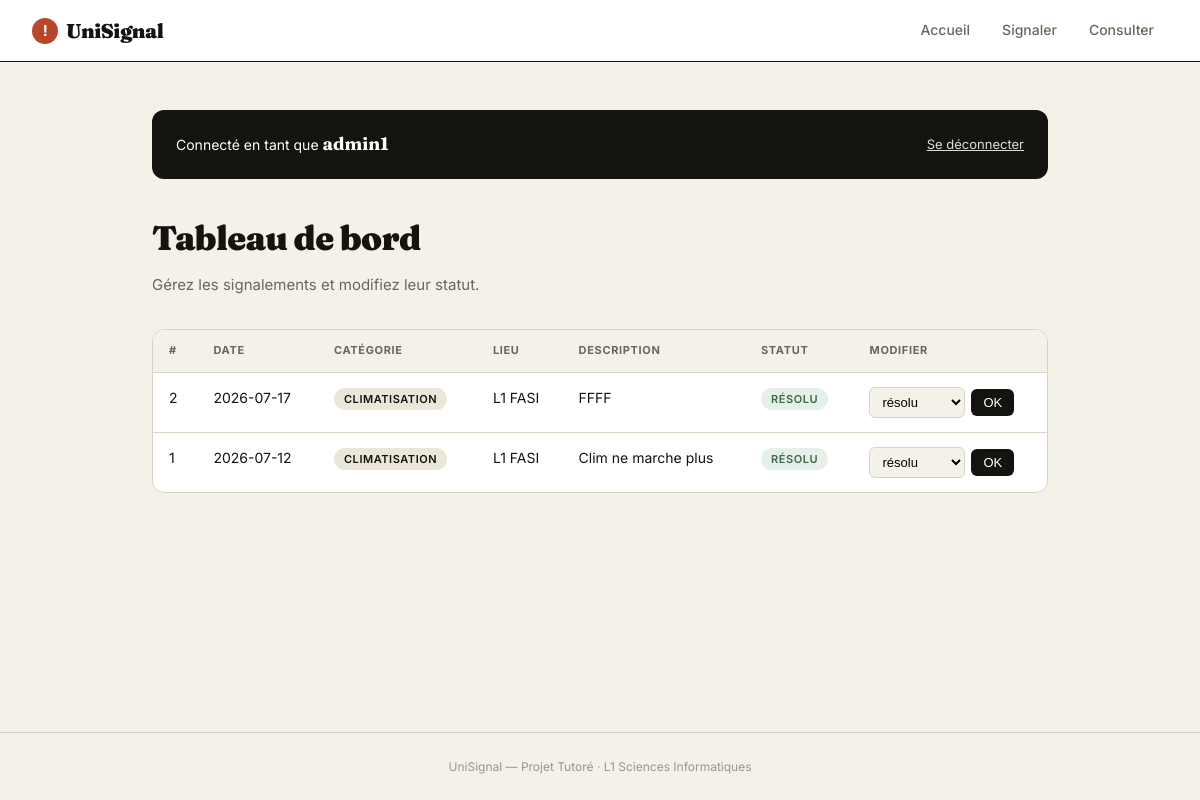
Screenshot of /admin/dashboard (signed in) with the database file from the repository.
### tables this page shows
CREATE TABLE signalements (
                id                INTEGER PRIMARY KEY AUTOINCREMENT,
                categorie         TEXT NOT NULL,
                description       TEXT NOT NULL,
                lieu              TEXT NOT NULL,
                solution_proposee TEXT,
                statut            TEXT DEFAULT 'en attente',
                date_creation     DATETIME DEFAULT CURRENT_TIMESTAMP
            );

### app.py (the view)
@app.route("/admin/dashboard")
def admin_dashboard():
    if not session.get("connecte"):
        return redirect(url_for("admin_connexion"))
    with get_db() as conn:
        signalements = conn.execute(
            "SELECT * FROM signalements ORDER BY date_creation DESC"
        ).fetchall()
    return render_template(
        "admin/dashboard.html",
        nom=session.get("admin_nom"),
        signalements=signalements,
    )

### database.py (called while the page is built)
def get_db():
    conn = sqlite3.connect(DB_PATH)
    conn.row_factory = sqlite3.Row
    return conn

### templates/admin/dashboard.html (shortened to what this page needs)
{% extends "base.html" %}
{% block content %}
<div class="bandeau-admin">
    <span class="bienvenue">Connecté en tant que <strong>{{ nom }}</strong></span>
    <a href="{{ url_for('admin_deconnexion') }}">Se déconnecter</a>
</div>
<h1 class="page-titre">Tableau de bord</h1>
<p class="page-soustitre">Gérez les signalements et modifiez leur statut.</p>
{% if signalements %}
<div class="tableau-conteneur">
    <table>
        <thead>
            <tr>
                <th>#</th>
                <th>Date</th>
                <th>Catégorie</th>
                <th>Lieu</th>
                <th>Description</th>
                <th>Statut</th>
                <th>Modifier</th>
            </tr>
        </thead>
        <tbody>
            {% for s in signalements %}
            <tr>
                <td>{{ s.id }}</td>
                <td>{{ s.date_creation[:10] }}</td>
                <td><span class="badge badge-cat">{{ s.categorie }}</span></td>
                <td>{{ s.lieu }}</td>
                <td>{{ s.description }}</td>
                <td><span class="badge statut-{{ s.statut | replace(' ', '-') | replace('é', 'e') }}">{{ s.statut }}</span></td>
                <td>
                    <form class="form-statut" method="POST" action="{{ url_for('admin_statut') }}">
                        <select name="statut">
                            <option value="résolu" {% if s.statut == 'résolu' %}selected{% endif %}>résolu</option>
                        </select>
                        <button type="submit">OK</button>
                    </form>
                </td>
            </tr>
            {% endfor %}
        </tbody>
    </table>
</div>
{% else %}
<div class="vide">
    <div class="icone">📋</div>
    <p>Aucun signalement à traiter pour l'instant.</p>
</div>
{% endif %}
{% endblock %}

### templates/base.html (shortened to what this page needs)
<!DOCTYPE html>
<html lang="fr">
<head>
    <link rel="stylesheet" href="{{ url_for('static', filename='css/style.css') }}">
</head>
<body>
    <nav class="nav">
        <a href="{{ url_for('landing') }}" class="nav-marque">
            <span class="pastille">!</span> UniSignal
        </a>
        <div class="nav-liens">
            <a href="{{ url_for('landing') }}">Accueil</a>
            <a href="{{ url_for('signaler') }}">Signaler</a>
            <a href="{{ url_for('liste') }}">Consulter</a>
        </div>
    </nav>
    <main class="contenu">
        {% block content %}{% endblock %}
    </main>
    <footer class="pied">
        UniSignal — Projet Tutoré · L1 Sciences Informatiques
    </footer>
</body>
</html>

### static/css/style.css (style rules this page uses)
:root { --encre: #14130F; --papier: #F4F1E9; --papier-2: #EAE6DA; --carte: #FFFFFF; --bordure: #D9D3C4; --brique: #B7472A; --brique-clair: #F3E4DF; --vert: #3B6B4A; --vert-clair: #E6F0E8; --ambre: #B8832B; --ambre-clair: #F7EBD6; --gris: #6B6659; --gris-clair: #9C9686; }
* { margin: 0; padding: 0; box-sizing: border-box; }
body { font-family: 'Inter', sans-serif; background: var(--papier); color: var(--encre); line-height: 1.6; min-height: 100vh; display: flex; flex-direction: column; }
.nav { background: var(--carte); border-bottom: 1.5px solid var(--encre); padding: 0 2rem; height: 62px; display: flex; align-items: center; gap: 2rem; position: sticky; top: 0; z-index: 50; }
.nav-marque { font-family: 'Fraunces', serif; font-weight: 900; font-size: 20px; letter-spacing: -0.02em; text-decoration: none; color: var(--encre); display: flex; align-items: center; gap: 8px; }
.nav-marque .pastille { width: 26px; height: 26px; background: var(--brique); color: #fff; border-radius: 50%; display: inline-flex; align-items: center; justify-content: center; font-family: 'Inter', sans-serif; font-weight: 700; font-size: 15px; }
.nav-liens { display: flex; gap: 0.25rem; margin-left: auto; }
.nav-liens a { text-decoration: none; color: var(--gris); font-size: 14px; font-weight: 500; padding: 8px 14px; border-radius: 6px; transition: background 0.15s, color 0.15s; }
.contenu { flex: 1; width: 100%; max-width: 960px; margin: 0 auto; padding: 3rem 2rem; }
.page-titre { font-family: 'Fraunces', serif; font-weight: 900; font-size: 34px; letter-spacing: -0.02em; margin-bottom: 0.5rem; }
.page-soustitre { color: var(--gris); font-size: 15px; margin-bottom: 2rem; }
.badge { font-size: 11px; font-weight: 600; text-transform: uppercase; letter-spacing: 0.05em; padding: 4px 10px; border-radius: 20px; white-space: nowrap; }
.badge-cat { background: var(--papier-2); color: var(--encre); }
.statut-resolu { background: var(--vert-clair); color: var(--vert); }
.tableau-conteneur { background: var(--carte); border: 1px solid var(--bordure); border-radius: 12px; overflow-x: auto; }
table { width: 100%; border-collapse: collapse; font-size: 14px; }
th { text-align: left; font-size: 11px; text-transform: uppercase; letter-spacing: 0.06em; color: var(--gris); padding: 12px 16px; border-bottom: 1px solid var(--bordure); background: var(--papier); }
td { padding: 14px 16px; border-bottom: 1px solid var(--bordure); vertical-align: top; }
tbody tr:last-child td { border-bottom: none; }
.form-statut { display: flex; gap: 6px; align-items: center; }
.form-statut select { font-size: 13px; padding: 6px 8px; border: 1.5px solid var(--bordure); border-radius: 6px; background: var(--papier); }
.form-statut button { font-size: 13px; padding: 6px 12px; border: none; background: var(--encre); color: #fff; border-radius: 6px; cursor: pointer; }
.bandeau-admin { background: var(--encre); color: #fff; padding: 1.25rem 1.5rem; border-radius: 12px; display: flex; justify-content: space-between; align-items: center; margin-bottom: 2rem; flex-wrap: wrap; gap: 1rem; }
.bandeau-admin .bienvenue { font-size: 14px; }
.bandeau-admin .bienvenue strong { font-family: 'Fraunces', serif; font-size: 18px; }
.bandeau-admin a { color: #fff; font-size: 13px; text-decoration: underline; opacity: 0.85; }
.pied { border-top: 1px solid var(--bordure); padding: 1.5rem 2rem; text-align: center; font-size: 12px; color: var(--gris-clair); }

### rows the page displays
signalements: id "2", date_creation "2026-07-17", categorie "CLIMATISATION", lieu "L1 FASI", description "FFFF", statut "RÉSOLU", statut "résolu"
signalements: id "1", date_creation "2026-07-12", categorie "CLIMATISATION", lieu "L1 FASI", description "Clim ne marche plus", statut "RÉSOLU", statut "résolu"

### other values shown
{{ nom }} "admin1"
